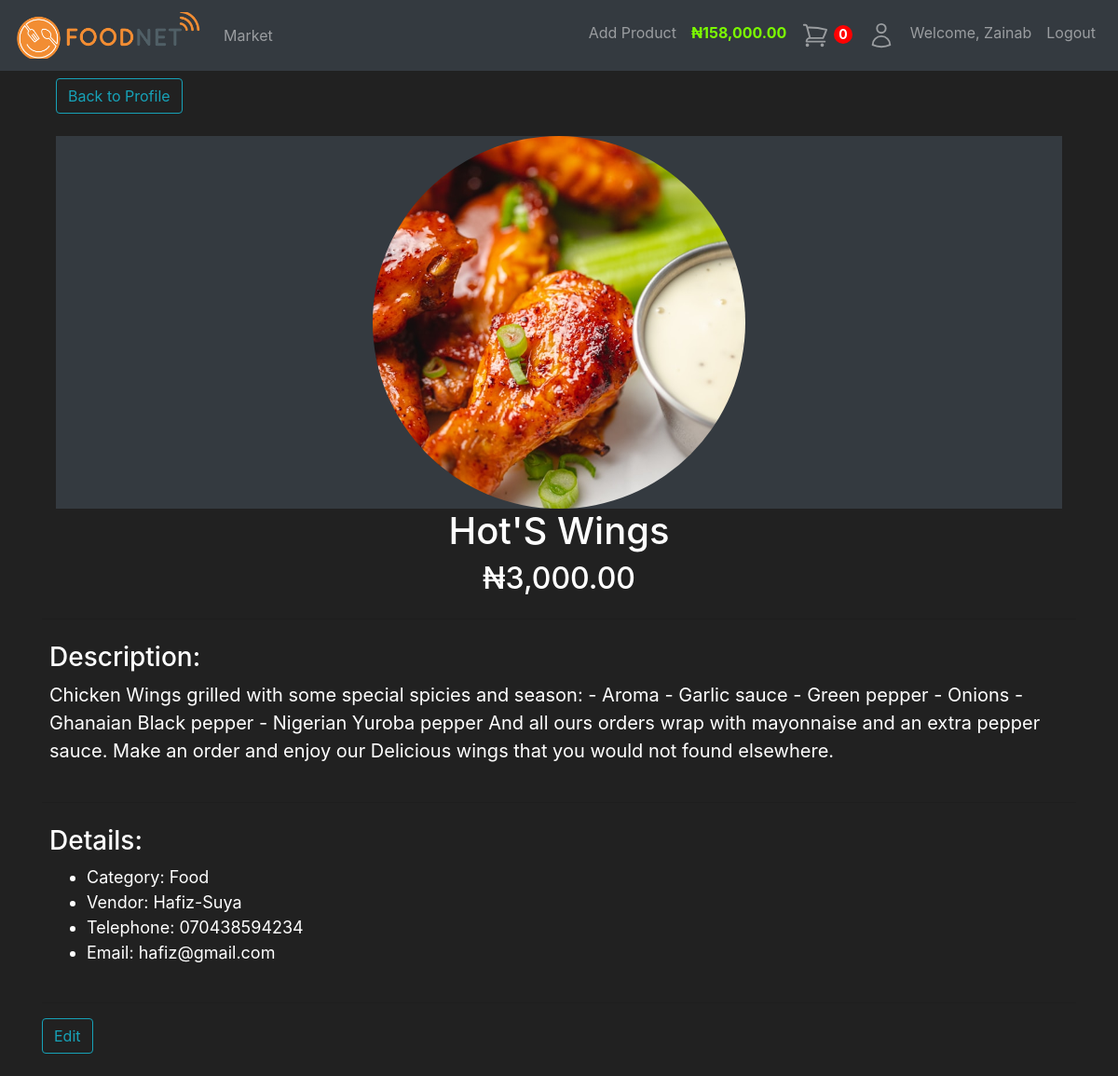
Screenshot of /foodNet/market/myproduct/23 (signed in) with the database file from the repository.
### foodNet/models.py (models this page shows, shortened)
class User(AbstractUser):
    first_name = models.CharField(max_length=64, blank=False, null=False)
    last_name = models.CharField(max_length=64, blank=False, null=False)
    middle_name = models.CharField(max_length=64, blank=False, null=False)
    phone_number = models.CharField(max_length=64, blank=True)
    address1 = models.CharField(max_length=64, blank=True)
    address2 = models.CharField(max_length=64, blank=True)
    city = models.CharField(max_length=200, null=True, blank=True)
    state = models.CharField(max_length=200, null=True, blank=True)
    zipcode = models.CharField(max_length=200, null=True, blank=True)
    budget = models.IntegerField(default=100000)
    def __str__(self):
        return'{} {}'.format(self.first_name, self.last_name)

class Product(models.Model):
    name = models.CharField(max_length=64, blank=False, null=False)
    price = models.IntegerField()
    description = models.CharField(max_length=124)
    category = models.ForeignKey('Category', on_delete=models.SET_NULL, null=True, blank=True)
    product_timestamp = models.DateTimeField(auto_now_add=True)
    vendor = models.ForeignKey('User', on_delete=models.CASCADE, related_name='selling_products')
    img = models.ImageField(default='foodnet/assets/default.jpg', upload_to='images')

class Category(models.Model):
    category = models.CharField(max_length=64)
    def __str__(self):
        return f"{(self.category).title()}"

### foodNet/views.py (the view)
# urls.py: path("market/myproduct/<int:product_id>", views.view_own_product, name="view_own_product"),
@login_required(login_url="/foodNet/login/")
def view_own_product(request, product_id):
    try:
        product = Product.objects.get(pk=int(product_id))
    except UnboundLocalError or ValueError:
        messages.info(request, '404 Not Found!! Product not found.')
        return redirect('foodNet:market')
    except Product.DoesNotExist:
        messages.info(request, '404 Not Found!! Product not found.')
        return redirect('foodNet:market')
    client = request.user
    order, created = Order.objects.get_or_create(client=client, complete=False)
    cartItems = order.get_cart_items
    return render(request, "foodnet/view_own_product.html",{
        'product':product,
        'cartItems': cartItems
    })

### foodNet/models.py (called while the page is built)
    @property
    def get_cart_items(self):
        orderitems = self.order_items.all()
        total_quantity = sum([item.quantity for item in orderitems])
        return total_quantity

### foodNet/templatetags/my_filter.py (called while the page is built)
@register.filter()
def naira(value):
    return f"₦{value:,.2f}"

### foodNet/templates/foodnet/view_own_product.html (shortened to what this page needs)
{% extends 'foodnet/layout.html' %}
{% load static %}
{% load my_filter %}
{% block content %}
    <div class="container mt-2 mb-4">
      <div class="container">
        <a class="btn btn-outline-info mb-4" href="{% url 'foodNet:profile' user.username user.id %}">Back to Profile</a>
        <div class="d-flex align-items-center justify-content-center bg-dark" style="height: 400px;">
          <img src="{{ product.img.url }}" class="rounded-circle" style="width: 400px; height: 400px; object-fit: cover;" />
        </div>
      </div>
      <div class="d-flex align-items-center justify-content-center">
        <h1>{{ product.name.title }}</h1>
      </div>
      <div class="d-flex align-items-center justify-content-center">
        <h2>{{ product.price|naira }}</h2>
      </div>
      <hr>
      <div class="d-flex flex-column p-2">
        <h3>Description:</h3>
        <p style="font-size: 20px;">{{ product.description }}</p>
      </div>
      <hr>
      <div class="d-flex flex-column p-2">
        <h3>Details:</h3>
        <ul style="font-size: 18px;">
          <li>Category: {{ product.category }} </li>
          <li>Vendor: {{ product.vendor.username }}</li>
          <li>Telephone: {{ product.vendor.phone_number }}</li>
          <li>Email: {{ product.vendor.email }}</li>
        </ul>
      </div>
      <hr>
        <button data-product="{{ product.id }}" data-action="add" class="btn btn-outline-info ">Edit</button>
    </div>
{% endblock content %}

### foodNet/templates/foodnet/layout.html (shortened to what this page needs)
{% load static %}
{% load my_filter %}
<!DOCTYPE html5>
<html lang="en">
  <head>
    <link
      rel="stylesheet"
      href="https://cdn.jsdelivr.net/npm/bootstrap@4.5.3/dist/css/bootstrap.min.css"
    />
    <link rel="stylesheet" href="{% static 'foodnet/styles/index.css' %}"/>
  </head>
  <body>
    <nav class="navbar navbar-expand-md navbar-dark bg-dark">
      <a class="navbar-brand" href="{% url 'foodNet:market' %}">
        <img  style="width: 200px; height: 50px;" src="{% static 'foodnet/assets/foodnet.png' %}" >
      </a>
      <div class="collapse navbar-collapse" id="navbarNav">
        <ul class="navbar-nav mr-auto">
          <li class="nav-item">
            <a class="nav-link" href="{% url 'foodNet:market' %}"> Market </a>
          </li>
        </ul>
        <ul class="navbar-nav">
          {% if user.is_authenticated %}
            <li class="nav-item">
              <a class="nav-link" href="{% url 'foodNet:create_product' %}"> Add Product </a>
            </li>
            <li class="nav-item">
              <a class="nav-link" style="color: lawngreen; font-weight: bold">
                {{ user.budget|naira }}
              </a>
            </li>
          {% endif %}
            <li class="nav-item">
              <a class="nav-link" id="cart" href="{% url 'foodNet:cart' %}">
                 <span class="badge badge-light">{{ cartItems }}</span>
              </a>
            </li>
          {% if user.is_authenticated %}
            <li class="nav-item">
              <a class="nav-link" id="profile" href="{% url 'foodNet:profile' prof_name=user.username prof_id=user.id %}">
              </a>
            </li>
            <li class="nav-item">
              <a class="nav-link"> Welcome, {{ user.first_name.title }} </a>
            </li>
            <li class="nav-item">
              <a class="nav-link" href="{% url 'foodNet:logout' %}"> Logout </a>
            </li>
          {% endif %}
        </ul>
      </div>
    </nav>
    {% block content %}
    {% endblock %}
  </body>
</html>

### static/foodnet/styles/index.css (style rules this page uses)
body { background-color: #212121; color: white; }
img { width: 200px; height:200px; object-fit: cover; }
#cart-icon { display: inline-block; }
.badge { text-align: center; color: #fff; background-color: red; font-size: 14px; width: 20px; height: 20px; border-radius: 50%; }

### rows the page displays
User: budget|naira "₦158,000.00", first_name "Zainab"
Product: img (picture), name "Hot'S Wings", price|naira "₦3,000.00", description "Chicken Wings grilled with some special spicies and season: - Aroma - Garlic sauce - Green pepper - Onions - Ghanaian Black pepper - Nigerian Yuroba pepper And all ours orders wrap with mayonnaise and an extra pepper sauce. Make an order and enjoy our Delicious wings that you would not found elsewhere.", category "Food", vendor.username "Hafiz-Suya", vendor.phone_number "070438594234", vendor.email "hafiz@gmail.com"

### other values shown
{{ cartItems }} "0"
